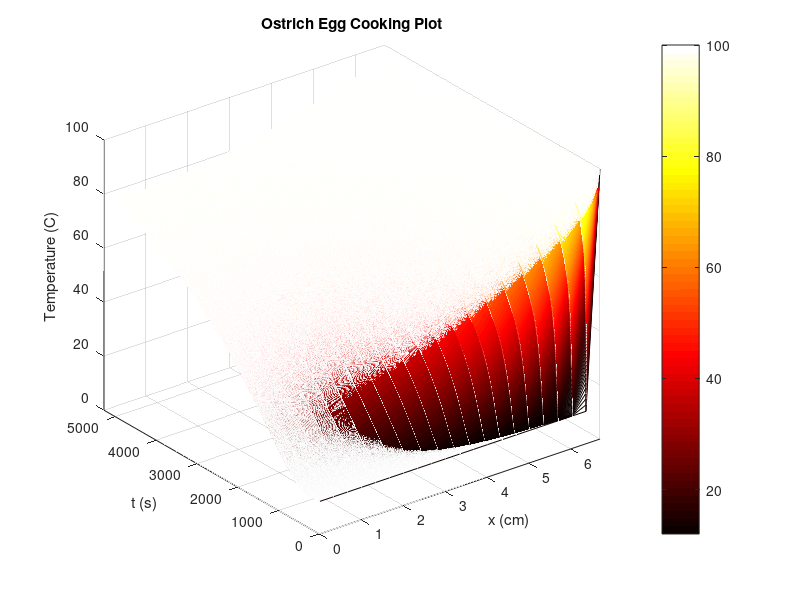

This chart was generated by the following MATLAB code: (Note: this script raises an error after producing the figure.)
%%ME303 Project 2 Part 1 - Jacob Chartrand, Evan Bernat, Jared Elliott,
%%Chris Gosk
clear all
close all
clc

%Assumptions

%k = 0.009911; %Average thermal conductivity of egg, W/(C^-1*cm^-1)

k = 0.006; %Thermal conductivity of water
volume = 1260; %Volume of desired egg, cm^3
R = nthroot(volume/((4/3)*pi),3);

% D = 5.35; %Egg diameter as average of egg width and height, cm
% R = D/2; %x in (0,R), cm

temp_w = 100; %Water temperature
temp_egg_init = 12; %Inital egg temperature

%Initilization
T = 5000; %t in (0,T)
N = 20; %Space resolution
M = 10000; %Time resolution
dx = R/N; dt = T/M; %Grid spacing
alpha = k*dt/dx^2;

%Node Position
for i = 1:N+1
x(i) = (i-1)*dx;
end

%IC
for i = 1:N+1
T0(i) = temp_egg_init;
end

%Explicit method PDE solving 
for j = 1:M %Time
for i = 2:N %Space
T1(i) = T0(i) + alpha*(T0(i+1)-2*T0(i)+T0(i-1));
end

T1(1) = T1(2);
T1(N+1) = 100;

T0 = T1;
Temp(j,:) = T1;
end

%% Finish Time Calculation


finish_temp = find(Temp(:,1)>80); %Vector containing indices where
                                         %midpoint is above 80C

finish_time = ((finish_temp(1)/M)*T)+10 %Calculates done time

%% Plotting
[X,Y] = meshgrid(0:dx:R,dt:dt:T);
mesh(X,Y,Temp); colormap('hot');
xlim([0 R])
ylim([0 (finish_time+300)])
zlim([0 100])
title('Ostrich Egg Cooking Plot')
xlabel('x (cm)')
ylabel('t (s)')
zlabel('Temperature (C)')
colorbar

done_plane = patch([0,0,R,R],[finish_time,finish_time,finish_time,finish_time],[100,0,0,100],'k',"FaceAlpha",'0.5');
view(3);
legend([done_plane],'Done Time' )
